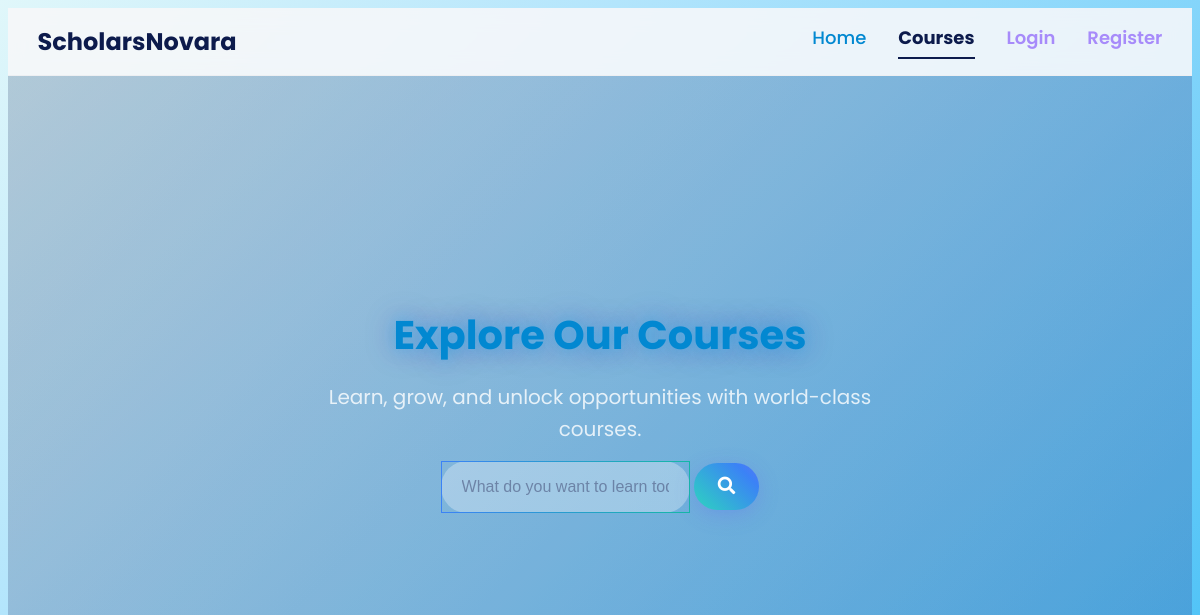
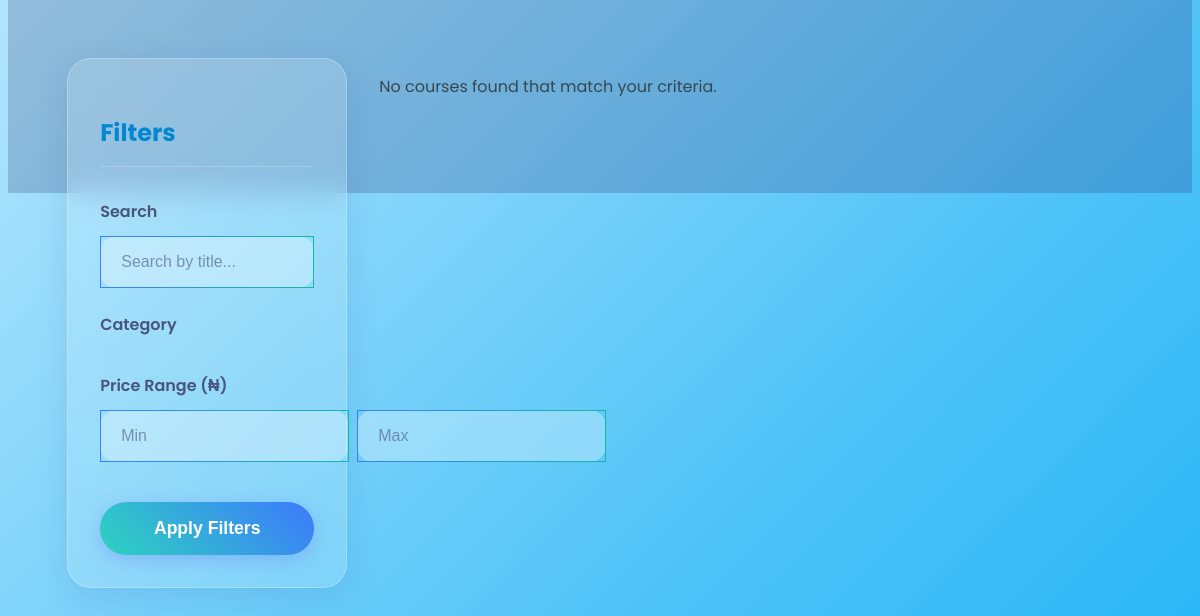
/courses, run on an earlier commit of the app's database (2 pictures, top to bottom).
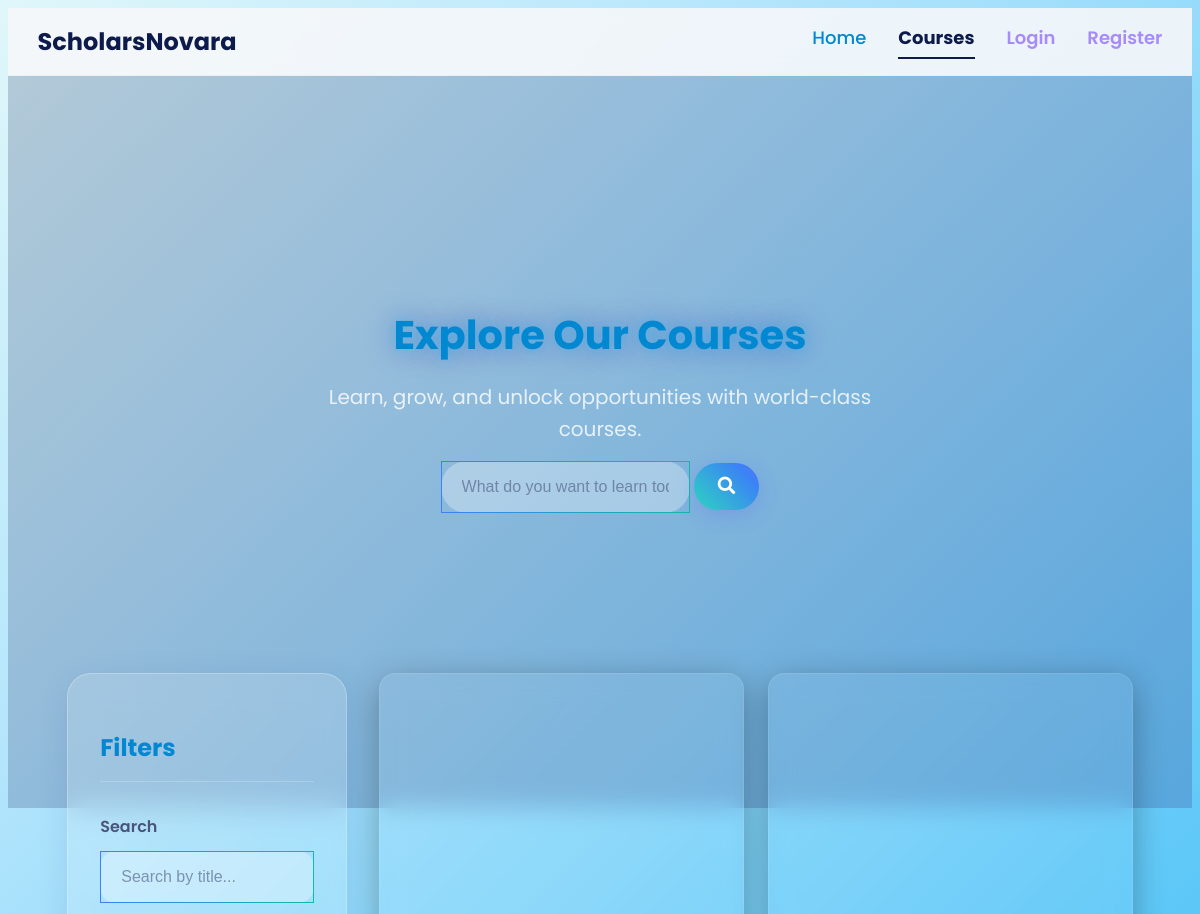
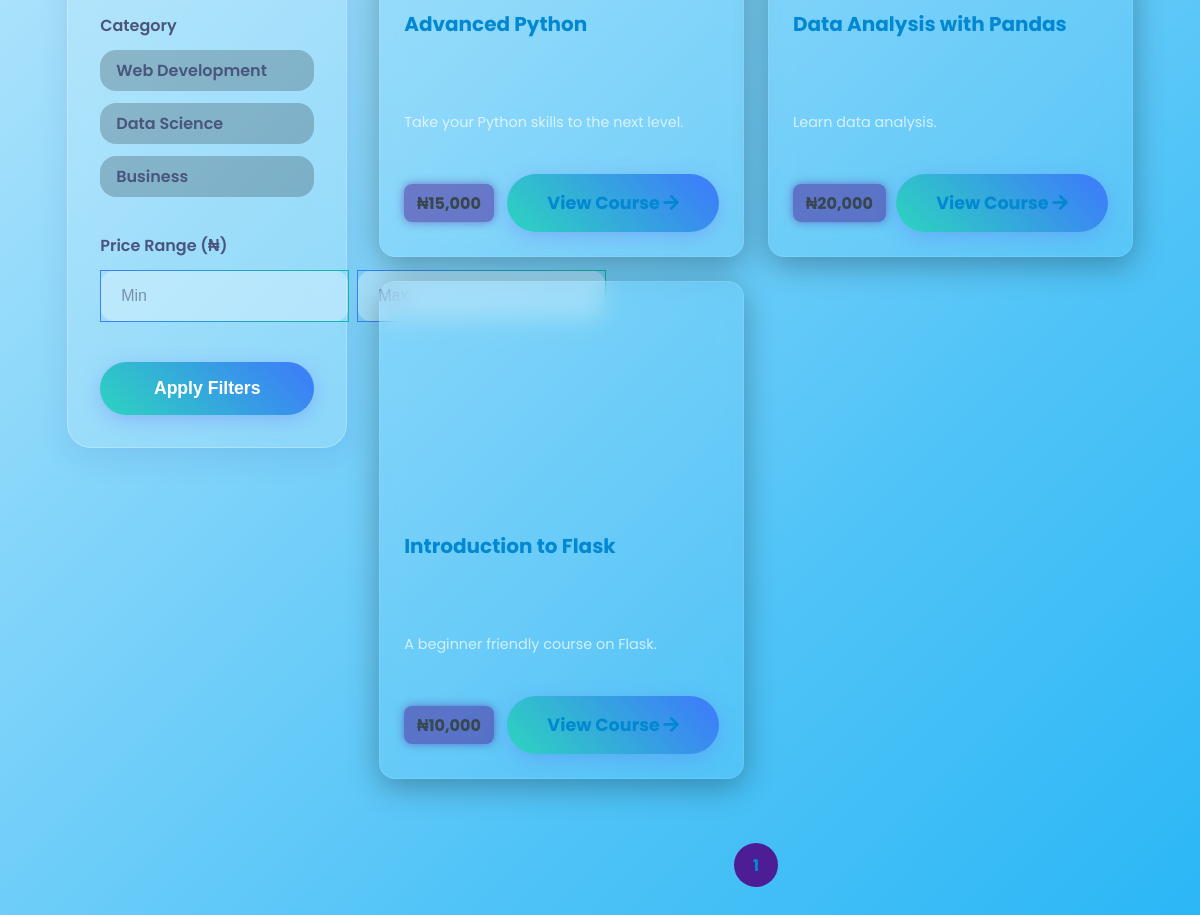
And on a later commit of the database (2 pictures, top to bottom).
### models.py (models this page shows, shortened)
class Category(db.Model):
    id = db.Column(db.Integer, primary_key=True)
    name = db.Column(db.String(100), unique=True, nullable=False)
    courses = db.relationship('Course', backref='category', lazy=True)

class Course(db.Model):
    id = db.Column(db.Integer, primary_key=True)
    created_at = db.Column(db.DateTime, default=datetime.utcnow)
    instructor_id = db.Column(db.Integer, db.ForeignKey('user.id'), nullable=False)
    title = db.Column(db.String(150), nullable=False)
    description = db.Column(db.Text, nullable=True)
    category_id = db.Column(db.Integer, db.ForeignKey('category.id'), nullable=False)
    price_naira = db.Column(db.Integer, nullable=False)
    approved = db.Column(db.Boolean, default=False, nullable=False)
    cover_image = db.Column(db.String(150), nullable=True)
    bank_name = db.Column(db.String(100), nullable=True)
    account_number = db.Column(db.String(20), nullable=True)
    account_name = db.Column(db.String(100), nullable=True)
    extra_instructions = db.Column(db.Text, nullable=True)
    final_exam_enabled = db.Column(db.Boolean, default=True)
    modules = db.relationship('Module', backref='course', lazy='dynamic', cascade="all, delete-orphan")
    comments = db.relationship('Comment', backref='course', lazy='dynamic', cascade="all, delete-orphan")
    enrollments = db.relationship('Enrollment', back_populates='course', lazy='dynamic', cascade="all, delete-orphan")
    final_exam = db.relationship('FinalExam', backref='course', uselist=False, cascade="all, delete-orphan")
    chat_room = db.relationship('ChatRoom', backref='course_room', uselist=False, cascade="all, delete-orphan")

### routes.py (the view)
@main.route('/courses')
def courses():
    page = request.args.get('page', 1, type=int)
    query = Course.query.filter_by(approved=True)
    search_term = request.args.get('search')
    if search_term:
        query = query.filter(Course.title.ilike(f'%{search_term}%'))
    category_ids = request.args.getlist('category')
    if category_ids:
        query = query.filter(Course.category_id.in_(category_ids))
    min_price = request.args.get('min_price', type=int)
    max_price = request.args.get('max_price', type=int)
    if min_price is not None:
        query = query.filter(Course.price_naira >= min_price)
    if max_price is not None:
        query = query.filter(Course.price_naira <= max_price)
    courses_pagination = query.order_by(Course.title).paginate(page=page, per_page=9)
    categories = Category.query.all()
    return render_template('courses.html', courses=courses_pagination, categories=categories)

### templates/courses.html (shortened to what this page needs)
{% extends "base.html" %}
{% block styles %}
    <link rel="stylesheet" href="{{ url_for('static', filename='css/courses.css') }}">
{% endblock %}
{% block content %}
<div class="courses-page-container">
    <section class="courses-hero">
        <div class="hero-content">
            <h1 class="hero-title">Explore Our Courses</h1>
            <p class="hero-subtitle">Learn, grow, and unlock opportunities with world-class courses.</p>
            <div class="hero-search-wrapper">
                <form action="{{ url_for('main.courses') }}" method="get" class="hero-search-form">
                    <input type="text" name="search" class="input-glassy" placeholder="What do you want to learn today?" value="{{ request.args.get('search', '') }}" style="border-radius: 9999px;">
                    <button type="submit" class="btn-primary-glass" style="padding: 0.8rem 1.5rem;"><i class="fas fa-search"></i></button>
                </form>
            </div>
        </div>
    </section>
    <div class="courses-layout">
        <aside class="filters-panel-wrapper">
            <div class="filters-panel form-container-glassy" style="padding: 2rem; margin: 0;">
                <h3 class="filter-title">Filters</h3>
                <form action="{{ url_for('main.courses') }}" method="get">
                    <div class="form-group">
                        <label for="search-filter" class="filter-label">Search</label>
                        <input type="text" id="search-filter" name="search" placeholder="Search by title..." class="input-glassy" value="{{ request.args.get('search', '') }}">
                    </div>
                    <div class="form-group">
                        <label class="filter-label">Category</label>
                        <div class="category-pills">
                            {% for category in categories %}
                                <div class="pill-option">
                                    <label for="cat-{{ category.id }}">{{ category.name }}</label>
                                </div>
                            {% endfor %}
                        </div>
                    </div>
                    <div class="form-group">
                        <label class="filter-label">Price Range (₦)</label>
                        <div class="price-inputs">
                            <input type="number" name="min_price" placeholder="Min" class="input-glassy" value="{{ request.args.get('min_price', '') }}">
                            <input type="number" name="max_price" placeholder="Max" class="input-glassy" value="{{ request.args.get('max_price', '') }}">
                        </div>
                    </div>
                    <button type="submit" class="btn-primary-glass" style="width: 100%; margin-top: 1rem;">Apply Filters</button>
                </form>
            </div>
        </aside>
        <main class="course-grid-container">
            <div class="course-grid">
                {% if courses.items %}
                    {% for course in courses.items %}
                    <div class="course-card-item glass-card">
                        <div class="course-thumbnail" style="background-image: url('{{ url_for('static', filename='images/' + (course.cover_image or 'course_placeholder.jpg')) }}');"></div>
                        <div class="course-card-content">
                            <h4 class="course-card-title">{{ course.title }}</h4>
                            <p class="course-card-desc">{{ course.description | truncate(100) }}</p>
                            <div class="course-card-footer">
                                <span class="price-badge">₦{{ "{:,.0f}".format(course.price_naira) }}</span>
                                <a href="{{ url_for('main.course_detail', course_id=course.id) }}" class="btn-primary-glass compact-btn">View Course <i class="fas fa-arrow-right"></i></a>
                            </div>
                        </div>
                    </div>
                    {% endfor %}
                {% else %}
                    <p class="no-courses-found">No courses found that match your criteria.</p>
                {% endif %}
            </div>
            <div class="pagination-container">
                <div class="page-numbers">
                    {% for page_num in courses.iter_pages(left_edge=1, right_edge=1, left_current=1, right_current=2) %}
                        {% if page_num %}
                            <a href="{{ url_for('main.courses', page=page_num, **request.args) }}" class="page-number {{ 'active' if page_num == courses.page else '' }}">{{ page_num }}</a>
                        {% else %}
                            <span class="page-ellipsis">...</span>
                        {% endif %}
                    {% endfor %}
                </div>
            </div>
        </main>
    </div>
</div>
{% endblock %}

### templates/base.html (shortened to what this page needs)
<!DOCTYPE html>
<html lang="en">
<head>
    <link rel="stylesheet" href="https://cdnjs.cloudflare.com/ajax/libs/font-awesome/5.15.3/css/all.min.css">
    <link rel="stylesheet" href="{{ url_for('static', filename='css/nav.css') }}">
    <link rel="stylesheet" href="{{ url_for('static', filename='css/forms.css') }}">
    {% block styles %}{% endblock %}
    <link rel="stylesheet" href="{{ url_for('static', filename='css/ice_sky_theme.css') }}">
</head>
<body class="{{ 'admin-page' if request.endpoint and request.endpoint.startswith('admin.') else 'ice-sky-theme' }}">
    <header class="site-header" role="banner">
        <div class="nav-container">
            <div class="site-logo">ScholarsNovara</div>
            <nav class="main-nav" id="main-nav" role="navigation" aria-label="Main">
                {% set nav_links = {
                    'home': url_for('main.home'),
                    'courses': url_for('main.courses'),
                    'login': url_for('main.login'),
                    'register': url_for('main.register'),
                    'dashboard': url_for('main.student_dashboard'),
                    'profile': url_for('main.profile'),
                    'chat': url_for('main.chat_list'),
                    'library': url_for('main.library'),
                    'logout': url_for('main.logout')
                } %}
                {% if current_user.is_authenticated %}
                    {% if current_user.role == 'student' %}
                        <a href="{{ nav_links.dashboard }}" class="{{ 'active' if request.endpoint == 'main.student_dashboard' }}">Dashboard</a>
                        <a href="{{ nav_links.profile }}" class="{{ 'active' if request.endpoint == 'main.profile' }}">Profile</a>
                        <a href="{{ nav_links.courses }}" class="{{ 'active' if request.endpoint == 'main.courses' }}">Courses</a>
                        <a href="{{ nav_links.chat }}" class="{{ 'active' if request.endpoint == 'main.chat_list' }}">Chat</a>
                        <a href="{{ nav_links.library }}" class="{{ 'active' if request.endpoint == 'main.library' }}">Library</a>
                    {% elif current_user.role == 'instructor' %}
                        <a href="{{ url_for('instructor.dashboard') }}" class="{{ 'active' if request.endpoint == 'instructor.dashboard' }}">Dashboard</a>
                        <a href="{{ nav_links.profile }}" class="{{ 'active' if request.endpoint == 'main.profile' }}">Profile</a>
                        <a href="{{ nav_links.courses }}" class="{{ 'active' if request.endpoint == 'main.courses' }}">Courses <small>(manage)</small></a>
                        <a href="{{ nav_links.chat }}" class="{{ 'active' if request.endpoint == 'main.chat_list' }}">Chat</a>
                        <a href="{{ nav_links.library }}" class="{{ 'active' if request.endpoint == 'main.library' }}">Library <small>(upload)</small></a>
                    {% elif current_user.role == 'admin' %}
                        <a href="{{ url_for('admin.dashboard') }}" class="{{ 'active' if request.endpoint == 'admin.dashboard' }}">Dashboard</a>
                        <a href="{{ url_for('admin.manage_group_requests') }}" class="{{ 'active' if request.endpoint == 'admin.manage_group_requests' }}">Group Requests</a>
                        <a href="{{ nav_links.profile }}" class="{{ 'active' if request.endpoint == 'main.profile' }}">Profile</a>
                        <a href="{{ nav_links.chat }}" class="{{ 'active' if request.endpoint == 'main.chat_list' }}">Chat</a>
                    {% endif %}
                    <a href="{{ nav_links.logout }}" class="nav-logout">Logout</a>
                {% else %}
                    <a href="{{ nav_links.home }}" class="{{ 'active' if request.endpoint == 'main.home' }}">Home</a>
                    <a href="{{ nav_links.courses }}" class="{{ 'active' if request.endpoint == 'main.courses' }}">Courses</a>
                    <a href="{{ nav_links.login }}" class="nav-login {{ 'active' if request.endpoint == 'main.login' }}">Login</a>
                    <a href="{{ nav_links.register }}" class="nav-register {{ 'active' if request.endpoint == 'main.register' }}">Register</a>
                {% endif %}
            </nav>
        </div>
    </header>
    <main>
        {% block content %}{% endblock %}
    </main>
</body>
</html>

### static/css/nav.css (style rules this page uses)
.site-header { position: sticky; top: 0; z-index: 1000; width: 100%; background: rgba(255, 255, 255, 0.85); backdrop-filter: blur(10px); -webkit-backdrop-filter: blur(10px); border-bottom: 1px solid #EDEFF2; font-family: 'Poppins', 'Inter', 'Roboto', sans-serif; }
.nav-container { display: flex; justify-content: space-between; align-items: center; width: 95%; max-width: 1400px; margin: 0 auto; padding: 1rem 0; }
.site-logo { font-size: 1.5rem; font-weight: 700; color: #0D1B4C; }
.main-nav { display: flex; align-items: center; gap: 2rem; }
.main-nav a { position: relative; text-decoration: none; font-size: 1.125rem; font-weight: 500; color: #0D1B4C; transition: color 0.3s ease; padding-bottom: 0.5rem; }
.main-nav a::after { content: ''; position: absolute; bottom: 0; left: 0; right: 0; height: 2px; background-color: #FFD700; transform: scaleX(0); transform-origin: center; transition: transform 0.4s cubic-bezier(0.19, 1, 0.22, 1); box-shadow: 0 0 10px #FFD700; }
.main-nav a.active { font-weight: 700; color: #0D1B4C; }
.main-nav a.active::after { transform: scaleX(1); background-color: #0D1B4C; box-shadow: none; }
.main-nav a.nav-login, .main-nav a.nav-register { font-weight: 600; color: #A78BFA; }

### static/css/forms.css (style rules this page uses)
.form-container-glassy { background: rgba(255, 255, 255, 0.15); backdrop-filter: blur(15px); -webkit-backdrop-filter: blur(15px); border: 1px solid rgba(255, 255, 255, 0.25); border-radius: 24px; padding: 3rem 3rem 5rem; max-width: 800px; margin: 2rem auto; box-shadow: 0 8px 32px rgba(31, 38, 135, 0.1); min-height: auto; }
.form-group { display: flex; flex-direction: column; }
.form-group label { font-weight: 600; color: #4a557d; margin-bottom: 0.75rem; }
.input-glassy { background: rgba(255, 255, 255, 0.3); border: 1px solid transparent; border-image: linear-gradient(to right, #3b82f6, #14b8a6) 1; border-radius: 16px; padding: 1rem 1.25rem; color: #1a2551; font-size: 1rem; transition: all 0.3s ease; }
.input-glassy::placeholder { color: rgba(74, 85, 125, 0.6); transition: opacity 0.3s ease; }
.btn-primary-glass { background-image: linear-gradient(45deg, #2dd4bf, #3b82f6, #a855f7); background-size: 200% auto; border: none; border-radius: 9999px; color: #fff; font-weight: 700; font-size: 1.1rem; padding: 1rem 2.5rem; cursor: pointer; transition: all 0.4s ease; box-shadow: 0 5px 20px rgba(99, 102, 241, 0.3); animation: pulse-off 2s infinite; }

### static/css/ice_sky_theme.css (style rules this page uses)
body.ice-sky-theme { background: linear-gradient(135deg, #e0f7fa, #b3e5fc, #81d4fa, #4fc3f7, #29b6f6); background-attachment: fixed; font-family: 'Poppins', sans-serif; color: #37474f; }
.ice-sky-theme h1, .ice-sky-theme h2, .ice-sky-theme h3, .ice-sky-theme h4, .ice-sky-theme h5, .ice-sky-theme h6 { color: #0288d1; font-weight: 700; }
.ice-sky-theme h1 { font-size: 2.5rem; margin-bottom: 1rem; }
.ice-sky-theme p { line-height: 1.6; margin-bottom: 1rem; }
.ice-sky-theme a { color: #0288d1; text-decoration: none; transition: color 0.3s ease; }
.ice-sky-theme .form-group { margin-bottom: 1.5rem; }

What changed in the data, as far as the page shows it:
added Category: name "Web Development"
added Category: name "Data Science"
added Category: name "Business"
added Course: title "Advanced Python", description "Take your Python skills to the next level.", price_naira "15,000"
added Course: title "Data Analysis with Pandas", description "Learn data analysis.", price_naira "20,000"
added Course: title "Introduction to Flask", description "A beginner friendly course on Flask.", price_naira "10,000"
Also different on the page:
new list line: "1"
text no longer shown: "No courses found that match your criteria."
